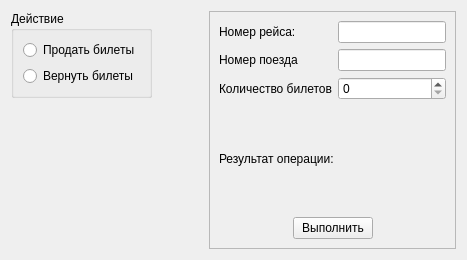
<?xml version="1.0" encoding="UTF-8"?>
<ui version="4.0">
 <class>CashierWidget</class>
 <widget class="QWidget" name="CashierWidget">
  <property name="geometry">
   <rect>
    <x>0</x>
    <y>0</y>
    <width>467</width>
    <height>260</height>
   </rect>
  </property>
  <property name="windowTitle">
   <string>Form</string>
  </property>
  <layout class="QHBoxLayout" name="horizontalLayout_2">
   <item>
    <layout class="QVBoxLayout" name="verticalLayout_3">
     <item>
      <widget class="QGroupBox" name="groupBox">
       <property name="title">
        <string>Действие</string>
       </property>
       <layout class="QVBoxLayout" name="verticalLayout" stretch="0,0">
        <item>
         <widget class="QRadioButton" name="radioButtonSell">
          <property name="text">
           <string>Продать билеты</string>
          </property>
         </widget>
        </item>
        <item>
         <widget class="QRadioButton" name="radioButtonReturnTicket">
          <property name="text">
           <string>Вернуть билеты</string>
          </property>
         </widget>
        </item>
       </layout>
      </widget>
     </item>
     <item>
      <spacer name="verticalSpacer_3">
       <property name="orientation">
        <enum>Qt::Vertical</enum>
       </property>
       <property name="sizeHint" stdset="0">
        <size>
         <width>20</width>
         <height>40</height>
        </size>
       </property>
      </spacer>
     </item>
    </layout>
   </item>
   <item>
    <spacer name="horizontalSpacer_3">
     <property name="orientation">
      <enum>Qt::Horizontal</enum>
     </property>
     <property name="sizeHint" stdset="0">
      <size>
       <width>39</width>
       <height>20</height>
      </size>
     </property>
    </spacer>
   </item>
   <item>
    <widget class="QFrame" name="frameSellReturnTicket">
     <property name="frameShape">
      <enum>QFrame::StyledPanel</enum>
     </property>
     <property name="frameShadow">
      <enum>QFrame::Raised</enum>
     </property>
     <layout class="QVBoxLayout" name="verticalLayout_2">
      <item>
       <layout class="QFormLayout" name="formLayout">
        <item row="0" column="0">
         <widget class="QLabel" name="label">
          <property name="text">
           <string>Номер рейса: </string>
          </property>
         </widget>
        </item>
        <item row="0" column="1">
         <widget class="QLineEdit" name="lineEditNumTrainway"/>
        </item>
        <item row="1" column="0">
         <widget class="QLabel" name="label_3">
          <property name="text">
           <string>Номер поезда</string>
          </property>
         </widget>
        </item>
        <item row="2" column="0">
         <widget class="QLabel" name="label_2">
          <property name="text">
           <string>Количество билетов</string>
          </property>
         </widget>
        </item>
        <item row="2" column="1">
         <widget class="QSpinBox" name="spinBoxCountTicket"/>
        </item>
        <item row="1" column="1">
         <widget class="QLineEdit" name="lineEditNumTrain"/>
        </item>
       </layout>
      </item>
      <item>
       <spacer name="verticalSpacer_2">
        <property name="orientation">
         <enum>Qt::Vertical</enum>
        </property>
        <property name="sizeHint" stdset="0">
         <size>
          <width>20</width>
          <height>40</height>
         </size>
        </property>
       </spacer>
      </item>
      <item>
       <widget class="QLabel" name="labelResult">
        <property name="text">
         <string>Результат операции: </string>
        </property>
       </widget>
      </item>
      <item>
       <spacer name="verticalSpacer">
        <property name="orientation">
         <enum>Qt::Vertical</enum>
        </property>
        <property name="sizeHint" stdset="0">
         <size>
          <width>20</width>
          <height>40</height>
         </size>
        </property>
       </spacer>
      </item>
      <item>
       <layout class="QHBoxLayout" name="horizontalLayout">
        <item>
         <spacer name="horizontalSpacer">
          <property name="orientation">
           <enum>Qt::Horizontal</enum>
          </property>
          <property name="sizeHint" stdset="0">
           <size>
            <width>40</width>
            <height>20</height>
           </size>
          </property>
         </spacer>
        </item>
        <item>
         <widget class="QPushButton" name="pushButtonDoOperation">
          <property name="text">
           <string>Выполнить</string>
          </property>
         </widget>
        </item>
        <item>
         <spacer name="horizontalSpacer_2">
          <property name="orientation">
           <enum>Qt::Horizontal</enum>
          </property>
          <property name="sizeHint" stdset="0">
           <size>
            <width>40</width>
            <height>20</height>
           </size>
          </property>
         </spacer>
        </item>
       </layout>
      </item>
     </layout>
    </widget>
   </item>
  </layout>
 </widget>
 <resources/>
 <connections/>
</ui>
